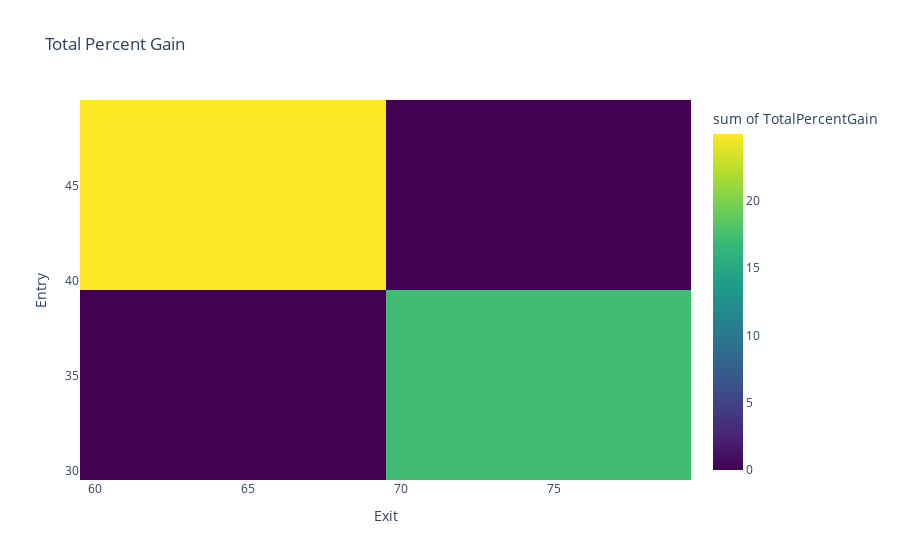

This figure's notebook cell:
### Code cell
# Heatmap of tickers and entry/exit pairs, charting average total percent gain across all tickers

import plotly.express as px

fig = px.density_heatmap(
    results,
    x="Entry",
    y="Exit",
    z="TotalPercentGain",
    histfunc="avg",
    color_continuous_scale="Viridis",
    title="Average Total Percent Gain",
)

fig.show()

### Figure 1 — Plotly figure (JSON) as saved in the notebook; plotly's stock layout.template omitted (floating-point values rounded to 4 significant figures)
{"data": [{"coloraxis": "coloraxis", "histfunc": "sum", "hovertemplate": "Exit=%{x}<br>Entry=%{y}<br>sum of TotalPercentGain=%{z}<extra></extra>", "name": "", "type": "histogram2d", "x": [70, 60, 60, 60, 60, 70, 70, 70, 60, 70], "xaxis": "x", "xbingroup": "x", "y": [30, 40, 40, 40, 40, 30, 30, 30, 40, 30], "yaxis": "y", "ybingroup": "y", "z": [32.31, 17.8, 10.61, 0.29, -0.38, -1.68, -2.05, -2.75, -3.37, -8.59]}], "layout": {"coloraxis": {"colorbar": {"title": {"text": "sum of TotalPercentGain"}}, "colorscale": [[0, "#440154"], [0.1111, "#482878"], [0.2222, "#3e4989"], [0.3333, "#31688e"], [0.4444, "#26828e"], [0.5556, "#1f9e89"], [0.6667, "#35b779"], [0.7778, "#6ece58"], [0.8889, "#b5de2b"], [1, "#fde725"]]}, "legend": {"tracegroupgap": 0}, "title": {"text": "Total Percent Gain"}, "xaxis": {"anchor": "y", "domain": [0, 1], "title": {"text": "Exit"}}, "yaxis": {"anchor": "x", "domain": [0, 1], "title": {"text": "Entry"}}}}
